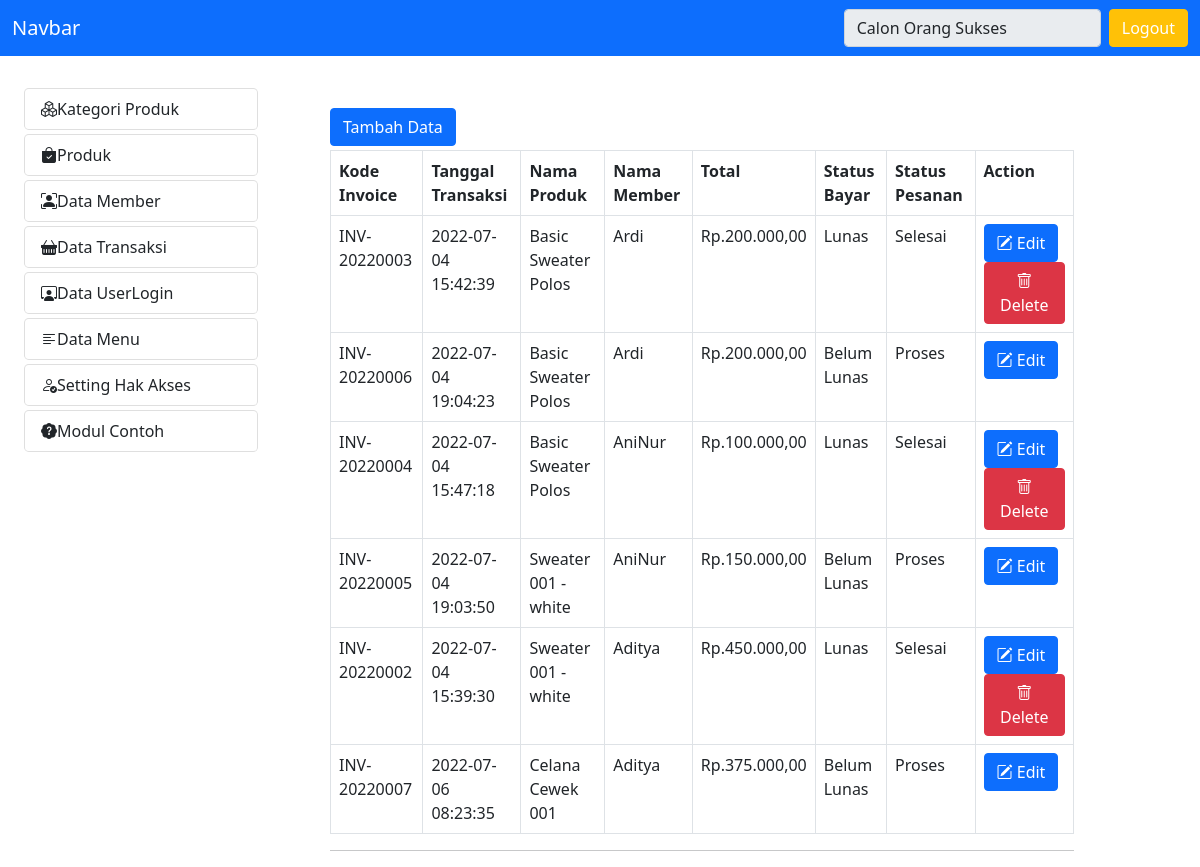
/admin/home.php?modul=mod_transaksi (signed in), run on the app's committed database.
### tables this page shows
CREATE TABLE `mst_menu` (
  `idmenu` int(11) NOT NULL AUTO_INCREMENT,
  `kode_menu` varchar(8) NOT NULL,
  `nmmenu` varchar(25) NOT NULL,
  `link` varchar(50) NOT NULL,
  `icon` varchar(50) DEFAULT NULL,
  PRIMARY KEY (`idmenu`)
);

CREATE TABLE `tst_penjualan` (
  `no_invoice` varchar(12) NOT NULL,
  `idproduk` int(11) NOT NULL,
  `idmember` int(11) NOT NULL,
  `qty` int(11) NOT NULL,
  `harga` int(11) NOT NULL,
  `total` int(11) NOT NULL,
  `tgl_transaksi` datetime NOT NULL,
  `buktipembayaran` varchar(50) NOT NULL,
  `is_bayar` enum('1','0') NOT NULL,
  `is_closed` enum('1','0') NOT NULL,
  PRIMARY KEY (`no_invoice`),
  KEY `fk_idproduk` (`idproduk`),
  KEY `fk_idmember` (`idmember`),
  CONSTRAINT `fk_idmember` FOREIGN KEY (`idmember`) REFERENCES `daftarmember` (`idmember`),
  CONSTRAINT `fk_idproduk` FOREIGN KEY (`idproduk`) REFERENCES `mst_produk` (`idproduk`)
);

CREATE TABLE `mst_produk` (
  `idproduk` int(11) NOT NULL AUTO_INCREMENT,
  `nmproduk` varchar(50) NOT NULL,
  `gambar` varchar(25) NOT NULL,
  `idkategori` int(11) NOT NULL,
  `harga` int(11) NOT NULL,
  `stock` int(11) NOT NULL,
  `kondisi` varchar(10) NOT NULL,
  `deskripsi` text NOT NULL,
  `berat` varchar(10) NOT NULL,
  PRIMARY KEY (`idproduk`),
  KEY `fk_id_kategori` (`idkategori`),
  CONSTRAINT `fk_id_kategori` FOREIGN KEY (`idkategori`) REFERENCES `kategoriproduk` (`idkategori`)
);

CREATE TABLE `daftarmember` (
  `idmember` int(11) NOT NULL AUTO_INCREMENT,
  `kode_member` varchar(9) DEFAULT NULL,
  `nm_member` varchar(50) DEFAULT NULL,
  `email` varchar(50) DEFAULT NULL,
  `password` varchar(50) DEFAULT NULL,
  `tgl_daftar` datetime DEFAULT NULL,
  `tgl_lhr` date DEFAULT NULL,
  `no_telp` varchar(15) DEFAULT NULL,
  `alamat` text DEFAULT NULL,
  `jk` varchar(10) DEFAULT NULL,
  `foto` varchar(50) DEFAULT NULL,
  PRIMARY KEY (`idmember`)
);

### admin/mod_transaksi/index.php (the view)
<?php
include_once("transaksiCtrl.php");
function rupiah($angka)
{
    $hasil_rupiah = "Rp." . number_format($angka, 2, ',', '.');
    return $hasil_rupiah;
}
if (!isset($_GET['action'])) {
?>
    <a href="?modul=mod_transaksi&action=add" class="btn btn-primary btn-xs mb-1">Tambah Data</a>
    <table class="table table-bordered">
        <tr>
            <th>Kode Invoice</th>
            <th>Tanggal Transaksi</th>
            <th>Nama Produk</th>
            <th>Nama Member</th>
            <th>Total</th>
            <th>Status Bayar</th>
            <th>Status Pesanan</th>
            <th>Action</th>
        </tr>
        <?php
        $list_penjualan = mysqli_query($koneksidb, "SELECT t.no_invoice,p.nmproduk,m.nm_member,t.total,t.tgl_transaksi,t.is_bayar,t.is_closed FROM tst_penjualan t INNER JOIN daftarmember m ON t.idmember = m.idmember INNER JOIN mst_produk p ON t.idproduk = p.idproduk");
        foreach ($list_penjualan as $lp) :
        ?>
            <tr>
                <td><?= $lp['no_invoice']; ?></td>
                <td><?= $lp['tgl_transaksi']; ?></td>
                <td><?= $lp['nmproduk']; ?></td>
                <td><?= $lp['nm_member']; ?></td>
                <td><?= rupiah($lp['total']); ?></td>
                <td><?= ($lp['is_bayar'] == 1) ? "Lunas" : "Belum Lunas" ?></td>
                <td><?= ($lp['is_closed'] == 1) ? "Selesai" : "Proses" ?></td>
                <td>
                    <?php
                    if ($lp['is_bayar'] == 1) {
                    ?>
                        <a href="?modul=mod_transaksi&action=edit&id=<?= $lp['no_invoice']; ?>" class="btn btn-xs btn-primary"><i class="bi bi-pencil-square"></i> Edit</a>
                        <a href="?modul=mod_transaksi&action=delete&id=<?= $lp['no_invoice']; ?>" class="btn btn-xs btn-danger"><i class="bi bi-trash"></i> Delete</a>
                    <?php
                    } else {
                    ?>
                        <a href="?modul=mod_transaksi&action=edit&id=<?= $lp['no_invoice']; ?>" class="btn btn-xs btn-primary"><i class="bi bi-pencil-square"></i> Edit</a>
                    <?php
                    }
                    ?>
                </td>
            </tr>
        <?php
        endforeach;
        ?>
    </table>
    <hr>
<?php } else if (isset($_GET['action']) && ($_GET['action'] == "add" || $_GET['action'] == "edit")) {
?>
    <?php
    $query_member = mysqli_query($koneksidb, "SELECT idmember,kode_member,nm_member FROM daftarmember");
    $query_cekkode = mysqli_query(
        $koneksidb,
        "select no_invoice from tst_penjualan ORDER BY no_invoice DESC LIMIT 0,1"
    );
    $cekkode = mysqli_fetch_array($query_cekkode);
    if (mysqli_num_rows($query_cekkode) == 0) {
        $kodeakhir = "INV-";
    } else {
        $kodeakhir = $cekkode['no_invoice'];
    }
    $no_urutakhir = substr($kodeakhir, 8);
    $th_akhir = substr($kodeakhir, 4, 4);
    $th_sekarang = date("Y");
    if ($th_akhir == $th_sekarang) {
        if ($no_urutakhir < 9) {
            $nourut_baru = "000" . ($no_urutakhir + 1);
        } else if ($no_urutakhir < 99) {
            $nourut_baru = "00" . ($no_urutakhir + 1);
        } else if ($no_urutakhir < 999) {
            $nourut_baru = "0" . ($no_urutakhir + 1);
        } else {
            $nourut_baru = ($no_urutakhir + 1);
        }
    } else {
        $nourut_baru =  "0001";
    }
    $kodeterbaru = "INV-" . $th_sekarang . $nourut_baru;
    $data_produk = mysqli_query($koneksidb, "select * from mst_produk");
    ?>
    <?php
    if ($proses == "insert") {
    ?>
        <form action="?modul=mod_transaksi&action=save" id="formtransaksi" method="POST" enctype="multipart/form-data">
            <div class="row">
                <label class="col-md-2">Kode</label>
                <div class="col-md-5">
                    <input type="hidden" name="proses" value="<?= $proses; ?>">
                    <input type="text" name="kode" id="kode" class="form-control" value="<?= $kodeterbaru; ?>" readonly>
                </div>
            </div>
            <div class="row pt-3">
                <label class="col-md-2">Member</label>
                <div class="col-md-5">
                    <select name="member" id="member" class="form-control">
                        <?php
                        foreach ($query_member as $m) :
                        ?>
                            <option value="<?= $m['idmember']; ?>"><?= $m['nm_member']; ?></option>
                        <?php
                        endforeach;
                        ?>
                    </select>
                </div>
            </div>
            <div class="row pt-3">
                <label class="col-md-2">Produk</label>
                <div class="col-md-5">
                    <select name="produk" id="produk" class="form-control" required>
                        <option value="" selected disabled>--Pilih Produk--</option>
                        <?php
                        foreach ($data_produk as $p) :
                        ?>
                            <option value="<?= $p['idproduk']; ?>" data-harga="<?= $p['harga']; ?>" data-stock="<?= $p['stock']; ?>"><?= $p['nmproduk']; ?></option>
                        <?php
                        endforeach;
                        ?>
                    </select>
                </div>
            </div>
            <div class="row pt-3">
                <label class="col-md-2">Stock</label>
                <div class="col-md-5">
                    <input type="text" name="stock" id="stock" class="form-control" readonly>
                </div>
            </div>
            <div class="row pt-3">
                <label class="col-md-2">Harga</label>
                <div class="col-md-5">
                    <input type="text" name="harga" id="harga" class="form-control" readonly required>
                </div>
            </div>
            <div class="row pt-3">
                <label class="col-md-2">Qty</label>
                <div class="col-md-5">
                    <input type="number" name="qty" id="qty" class="form-control" min="1" required>
                </div>
            </div>
            <div class="row pt-3">
                <label class="col-md-2">Total</label>
                <div class="col-md-5">
                    <input type="text" name="total" id="total" class="form-control" readonly>
                </div>
            </div>
            <div class="row pt-3">
                <label class="col-md-2">Status Bayar</label>
                <div class="col-md-5">
                    <input class="form-check-input" type="checkbox" id="statusbayar" name="statusbayar">
                </div>
            </div>
            <div class="row pt-3">
                <label class="col-md-2">Status Pesanan</label>
                <div class="col-md-5">
                    <input class="form-check-input" type="checkbox" id="statuspesanan" name="statuspesanan">
                </div>
            </div>
            <div class="row pt-3">
                <label class="col-md-2">Bukti Pembayaran</label>
                <div class="col-md-5">
                    <input type="file" id="bukti" name="bukti" class="form-control">
                </div>
            </div>
            <div class="row pt-3">
                <label class="col-md-2"></label>
                <div class="col-md-5">
                    <button type="button" id="btnsubmit" class="btn btn-primary">Simpan</button>
                    <a href="home.php?modul=mod_transaksi"><button type="button" class="btn btn-warning">Kembali</button></a>
                </div>
            </div>
        </form>
    <?php } else { ?>
        <form action="?modul=mod_transaksi&action=save" id="formtransaksi" method="POST" enctype="multipart/form-data">
            <?php
            $qry = mysqli_query($koneksidb, "SELECT a.*, b.nm_member, c.nmproduk FROM tst_penjualan a INNER JOIN daftarmember b ON a.idmember = b.idmember INNER JOIN mst_produk c ON a.idproduk = c.idproduk WHERE no_invoice='$kode'");
            $dt = mysqli_fetch_array($qry);
            ?>
            <div class="row pt-3">
                <label class="col-md-2">Kode Invoice</label>
                <div class="col-md-5">
                    <input class="form-control" type="text" id="kodeinvoice" name="kodeinvoice" value="<?= $dt['no_invoice']; ?>" readonly>
                </div>
            </div>
            <div class="row pt-3">
                <label class="col-md-2">Tanggal Transaksi</label>
                <div class="col-md-5">
                    <input class="form-control" type="text" id="tgl_transaksi" name="tgl_transaksi" value="<?= date_format(new DateTime($dt['tgl_transaksi']), 'd-m-Y'); ?>" readonly>
                </div>
            </div>
            <div class="row pt-3">
                <label class="col-md-2">Nama Produk</label>
                <div class="col-md-5">
                    <input class="form-control" type="text" id="nm_produk" name="nm_produk" value="<?= $dt['nmproduk']; ?>" readonly>
                </div>
            </div>
            <div class="row pt-3">
                <label class="col-md-2">Nama Member</label>
                <div class="col-md-5">
                    <input class="form-control" type="text" id="nm_member" name="nm_member" value="<?= $dt['nm_member']; ?>" readonly>
                </div>
            </div>
            <div class="row pt-3">
                <label class="col-md-2">Qty</label>
                <div class="col-md-5">
                    <input class="form-control" type="text" id="qty" name="qty" value="<?= $dt['qty']; ?>" readonly>
                </div>
            </div>
            <div class="row pt-3">
                <label class="col-md-2">Harga</label>
                <div class="col-md-5">
                    <input class="form-control" type="text" id="harga" name="harga" value="<?= $dt['harga']; ?>" readonly>
                </div>
            </div>
            <div class="row pt-3">
                <label class="col-md-2">Total</label>
                <div class="col-md-5">
                    <input class="form-control" type="text" id="total" name="total" value="<?= $dt['total']; ?>" readonly>
                </div>
            </div>
            <div class="row pt-3">
                <label class="col-md-2">Status Bayar</label>
                <div class="col-md-5">
                    <input type="hidden" name="proses" value="<?= $proses; ?>">
                    <input type="hidden" name="no_invoice" value="<?= $id; ?>">
                    <input class="form-check-input" type="checkbox" id="statusbayar" name="statusbayar" <?= $dt['is_bayar'] == 1 ? "checked" : "" ?>>
                </div>
            </div>
            <div class="row pt-3">
                <label class="col-md-2">Status Pesanan</label>
                <div class="col-md-5">
                    <input class="form-check-input" type="checkbox" id="statuspesanan" name="statuspesanan" <?= $dt['is_closed'] == 1 ? "checked" : "" ?>>
                </div>
            </div>
            <div class="row pt-3">
                <label class="col-md-2">Bukti Pembayaran</label>
                <div class="col-md-5">
                    <input type="hidden" name="gambarlama" value="<?= $dt['buktipembayaran']; ?>">
                    <?php
                    if ($dt['buktipembayaran'] == "") {
                    ?>
                        <input type="file" id="buktipembayaran" name="buktipembayaran" class="form-control">
                    <?php
                    } else {
                    ?>
                        <img src="../assets/img/<?= $dt['buktipembayaran']; ?>" class="img img-thumbnail mb-3" width="150px" alt="">
                        <input type="file" id="buktipembayaran" name="buktipembayaran" class="form-control">
                    <?php
                    }
                    ?>
                </div>
            </div>
            <div class="row pt-3">
                <label class="col-md-2"></label>
                <div class="col-md-5">
                    <button type="submit" class="btn btn-primary">Simpan</button>
                    <a href="home.php?modul=mod_transaksi"><button type="button" class="btn btn-warning">Kembali</button></a>
                </div>
            </div>
        </form>
    <?php } ?>
    <div class="modal" tabindex="-1" id="modalsubmit">
        <div class="modal-dialog">
            <div class="modal-content">
                <div class="modal-header">
                    <h5 class="modal-title">Konfirmasi</h5>
                </div>
                <div class="modal-body">
                    <p>Apakah Anda yakin ?</p>
                </div>
                <div class="modal-footer">
                    <button type="button" id="btntidak" class="btn btn-secondary" data-bs-dismiss="modal">Tidak</button>
                    <button type="button" id="btnya" class="btn btn-primary">Ya</button>
                </div>
            </div>
        </div>
    </div>
<?php
}
?>

### admin/menu.php (shortened to what this page needs)
<?php
$qry_menu = mysqli_query($koneksidb, "SELECT * FROM mst_menu");
while ($row = mysqli_fetch_array($qry_menu)) {
?>
<a href="?modul=<?= $row['link']; ?>" style="text-decoration: none;" class="links1">
	<li class="list-group-item links rounded-3 mt-1"><?= $row['icon']; ?></i><?= $row["nmmenu"]; ?></li>
</a>
<?php
}
?>

### admin/home.php (style rules this page uses)
body { padding-top: 60px; }

### data on the page
mst_menu: nmmenu "Kategori Produk"
mst_menu: nmmenu "Produk"
mst_menu: nmmenu "Data Member"
mst_menu: nmmenu "Data Transaksi"
mst_menu: nmmenu "Data UserLogin"
mst_menu: nmmenu "Data Menu"
mst_menu: nmmenu "Setting Hak Akses"
mst_menu: nmmenu "Modul Contoh"
tst_penjualan: no_invoice "INV-20220003", tgl_transaksi "2022-07-04 15:42:39", idproduk.nmproduk "Basic Sweater Polos", idmember.nm_member "Ardi", total "Rp.200.000,00", is_bayar "Lunas", is_closed "Selesai"
tst_penjualan: no_invoice "INV-20220006", tgl_transaksi "2022-07-04 19:04:23", idproduk.nmproduk "Basic Sweater Polos", idmember.nm_member "Ardi", total "Rp.200.000,00", is_bayar "Belum Lunas", is_closed "Proses"
tst_penjualan: no_invoice "INV-20220004", tgl_transaksi "2022-07-04 15:47:18", idproduk.nmproduk "Basic Sweater Polos", idmember.nm_member "AniNur", total "Rp.100.000,00", is_bayar "Lunas", is_closed "Selesai"
tst_penjualan: no_invoice "INV-20220005", tgl_transaksi "2022-07-04 19:03:50", idproduk.nmproduk "Sweater 001 - white", idmember.nm_member "AniNur", total "Rp.150.000,00", is_bayar "Belum Lunas", is_closed "Proses"
tst_penjualan: no_invoice "INV-20220002", tgl_transaksi "2022-07-04 15:39:30", idproduk.nmproduk "Sweater 001 - white", idmember.nm_member "Aditya", total "Rp.450.000,00", is_bayar "Lunas", is_closed "Selesai"
tst_penjualan: no_invoice "INV-20220007", tgl_transaksi "2022-07-06 08:23:35", idproduk.nmproduk "Celana Cewek 001", idmember.nm_member "Aditya", total "Rp.375.000,00", is_bayar "Belum Lunas", is_closed "Proses"
